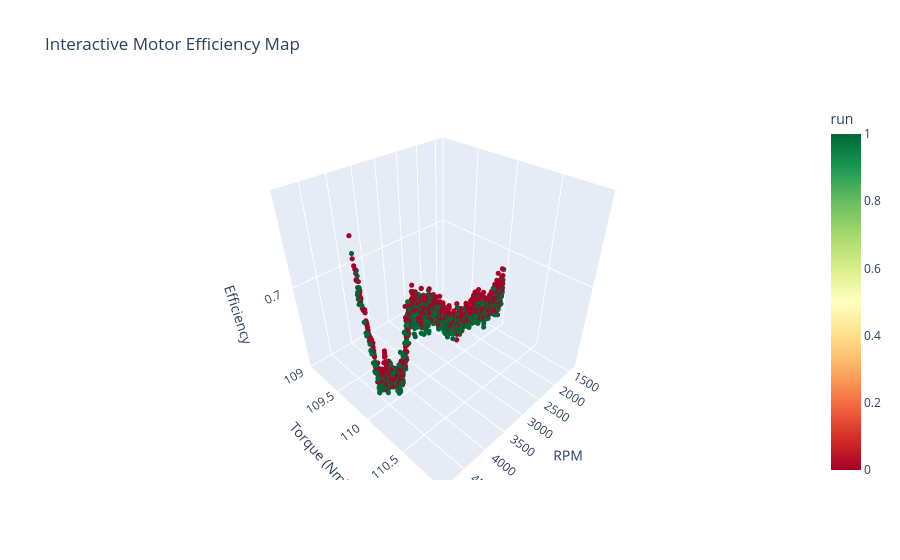

The notebook cell saved with this chart:
### Code cell
plot_interactive_efficiency(combined_df)

### Figure 1 — Plotly figure (JSON) as saved in the notebook; plotly's stock layout.template omitted (floating-point values rounded to 4 significant figures; data arrays with more than 128 entries replaced by an {"elided": "..."} marker saying what was removed)
{"data": [{"hovertemplate": "RPM=%{x}<br>Torque (Nm)=%{y}<br>Efficiency=%{z}<br>run=%{marker.color}<extra></extra>", "legendgroup": "", "marker": {"color": {"elided": "1696 int values"}, "coloraxis": "coloraxis", "size": 3, "symbol": "circle"}, "mode": "markers", "name": "", "scene": "scene", "showlegend": false, "type": "scatter3d", "x": {"elided": "1696 float values"}, "y": {"elided": "1696 int values"}, "z": {"elided": "1696 float values"}}], "layout": {"autosize": true, "coloraxis": {"colorbar": {"title": {"text": "run"}}, "colorscale": [[0, "rgb(165,0,38)"], [0.1, "rgb(215,48,39)"], [0.2, "rgb(244,109,67)"], [0.3, "rgb(253,174,97)"], [0.4, "rgb(254,224,139)"], [0.5, "rgb(255,255,191)"], [0.6, "rgb(217,239,139)"], [0.7, "rgb(166,217,106)"], [0.8, "rgb(102,189,99)"], [0.9, "rgb(26,152,80)"], [1, "rgb(0,104,55)"]]}, "legend": {"tracegroupgap": 0}, "scene": {"aspectmode": "auto", "aspectratio": {"x": 1, "y": 1, "z": 1}, "domain": {"x": [0, 1], "y": [0, 1]}, "xaxis": {"title": {"text": "RPM"}, "type": "linear"}, "yaxis": {"title": {"text": "Torque (Nm)"}, "type": "linear"}, "zaxis": {"title": {"text": "Efficiency"}, "type": "linear"}}, "title": {"text": "Interactive Motor Efficiency Map"}}}
